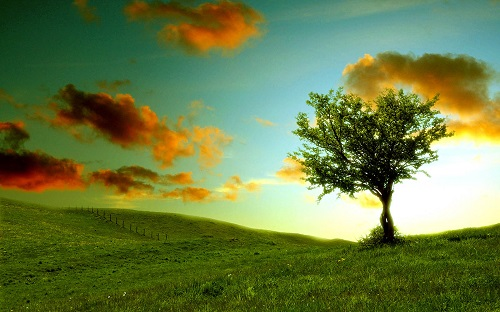
#> input picture gambar1_sm.jpg, 500 x 312 px, found by its file name
$ python 05-11-3.py
#> lines starting #> are read from the running program, lines starting #| are printed output that depends on the picture
import cv2
import numpy as np
import matplotlib
from matplotlib import pyplot as plt

img = cv2.imread('gambar1_sm.jpg', 0)
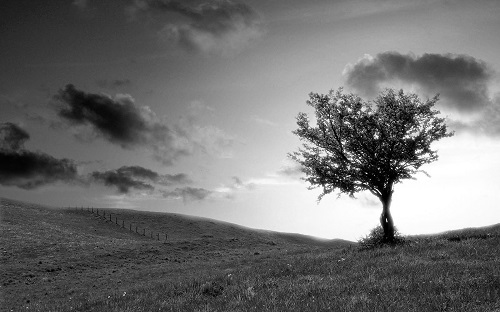
#> img: shape (312, 500); min 0, max 255, mean 112.3
cv2.imshow('Citra Asli', img)
hist_asli = cv2.calcHist([img], [0], None, [256], [0,256])
#> hist_asli = 256 values, max 2053 at index 255, min 125 at index 229, mean 609.4
plt.plot(hist_asli)
plt.show()
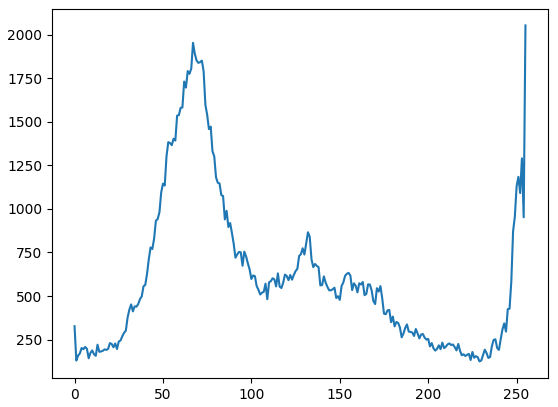
#> figure drawn by matplotlib, 1 panel; curve peaks at x = 255, y = 2053

img_equal = cv2.equalizeHist(img)
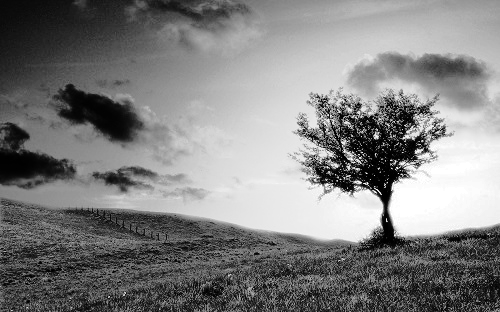
#> img_equal: shape (312, 500); min 0, max 255, mean 128
cv2.imshow('Hasil Ekualisasi Citra', img_equal)
hist_hasil = cv2.calcHist([img_equal], [0], None, [256], [0,256])
#> hist_hasil = 256 values, max 2053 at index 255, min 0 at index 22, mean 609.4
plt.plot(hist_hasil)
plt.show()
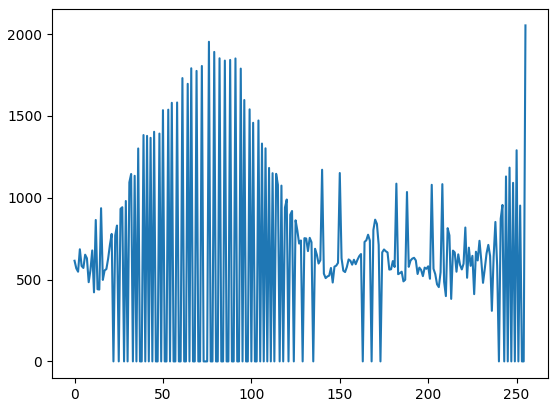
#> figure drawn by matplotlib, 1 panel; curve peaks at x = 255, y = 2053
cv2.waitKey(0)

$ run again, with gambar2.jpg copied over gambar1_sm.jpg
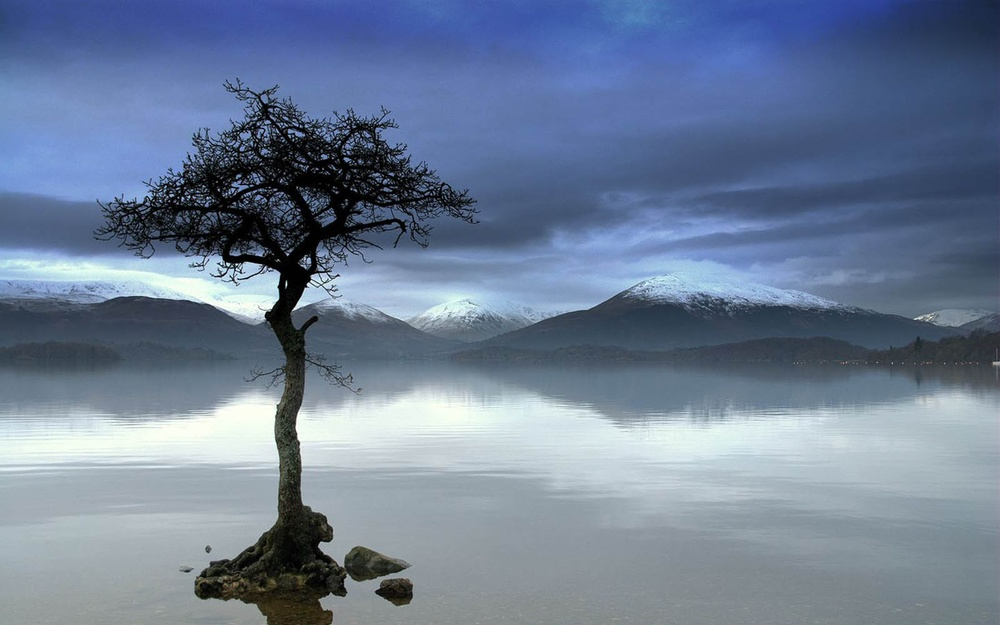
#> input picture gambar2.jpg, 1000 x 625 px, shrunk from 1600 x 1000 before the run, found by its file name
#> hist_asli = 256 values, max 6346 at index 82, min 50 at index 255, mean 2441.4
#> `img_equal = cv2.equalizeHist(img)`:
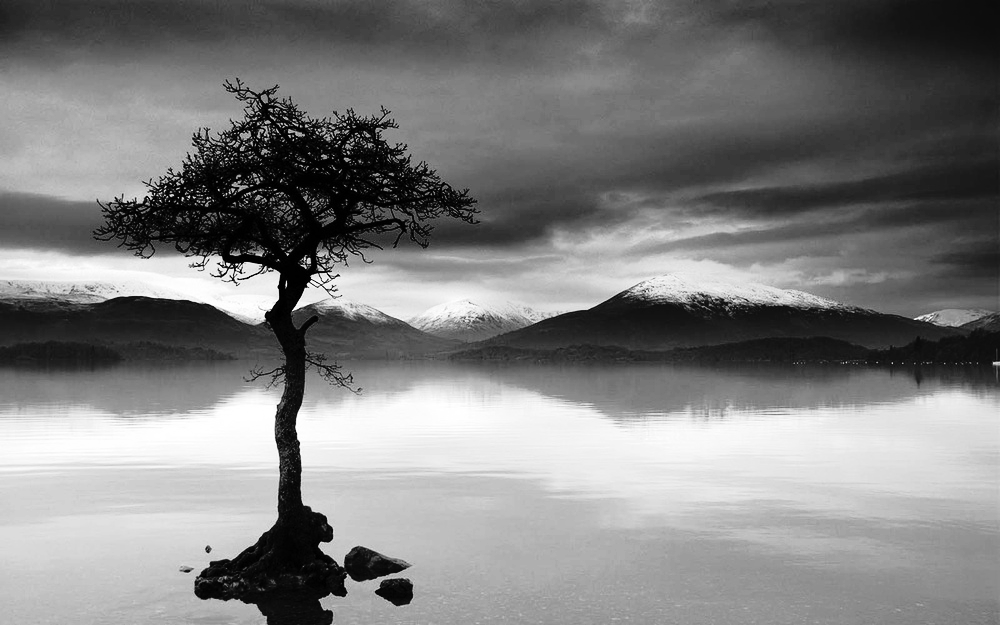
#> img_equal: shape (625, 1000); min 0, max 255, mean 127.8
#> hist_hasil = 256 values, max 6346 at index 53, min 0 at index 32, mean 2441.4
#> `plt.show()`:
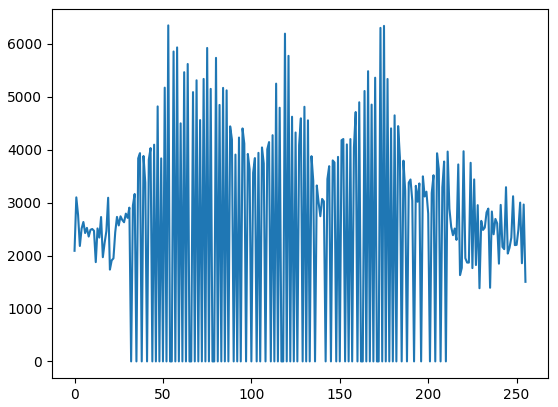
#> figure drawn by matplotlib, 1 panel; curve peaks at x = 53, y = 6346
